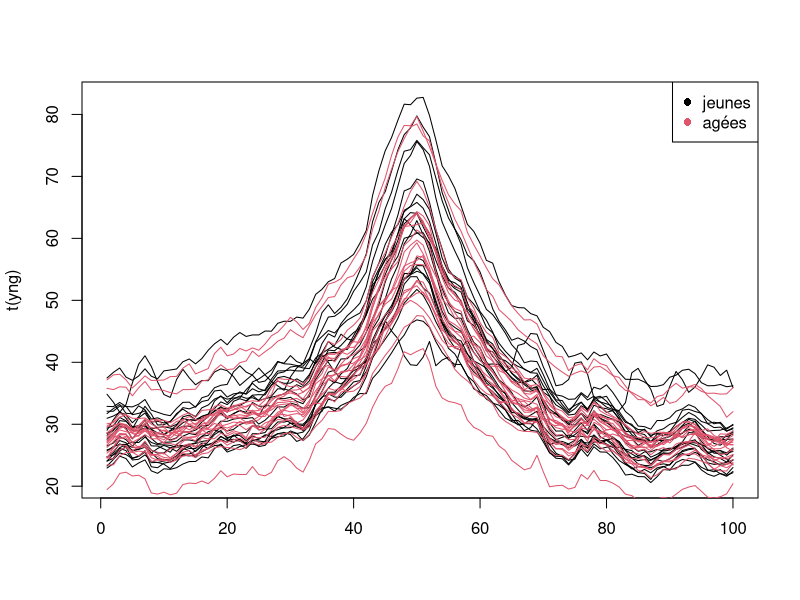

The R script that drew this image:
## ---- chunk 1
knitr::opts_chunk$set(collapse=TRUE, comment = "#>", fig.width=9, fig.height=6, eval=TRUE, echo=TRUE, results="verbatim", warning=FALSE)
## ---- chunk 2
yng = read.table("05_yng.txt")
old = read.table("05_old.txt")
matplot(t(yng), col=1, lty=1, type="l")
matplot(t(old), col=2, lty=1, type="l", add=TRUE)
legend("topright", c("jeunes", "agées"), col=1:2, pch=16)

## ---- chunk 3
sessionInfo()
